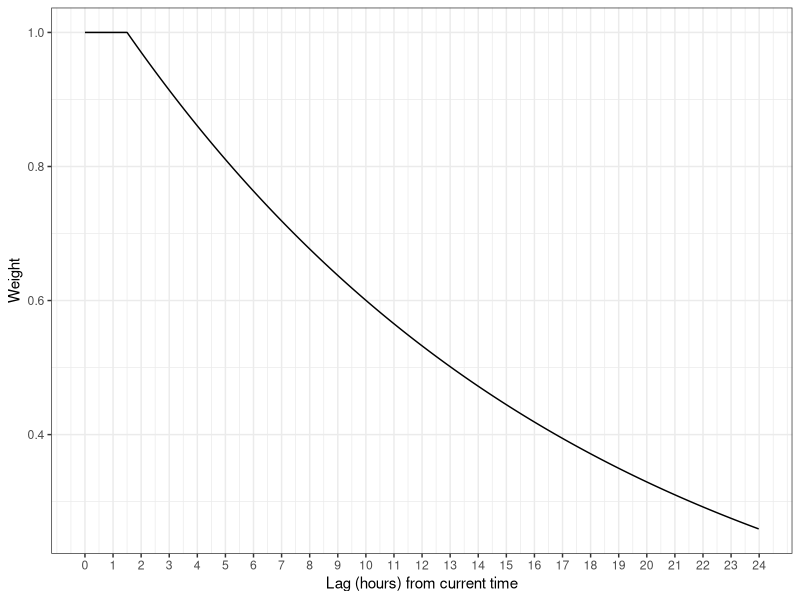
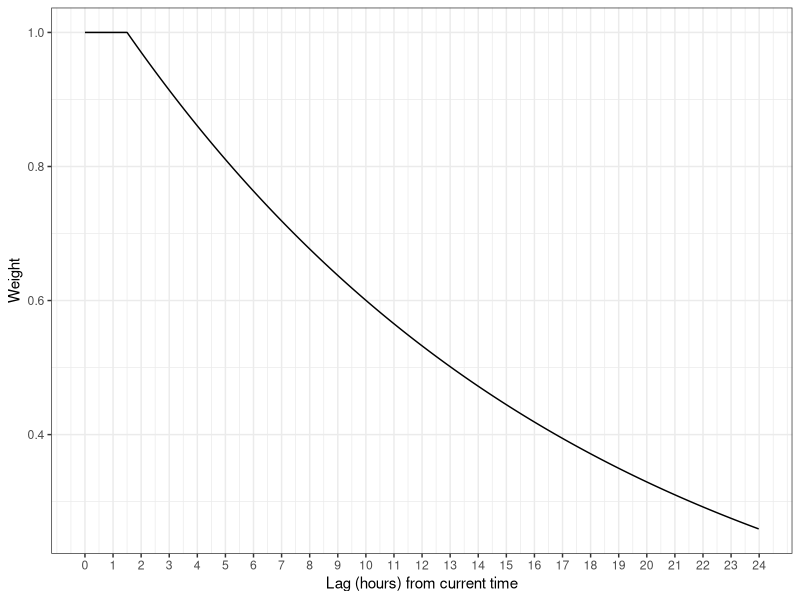
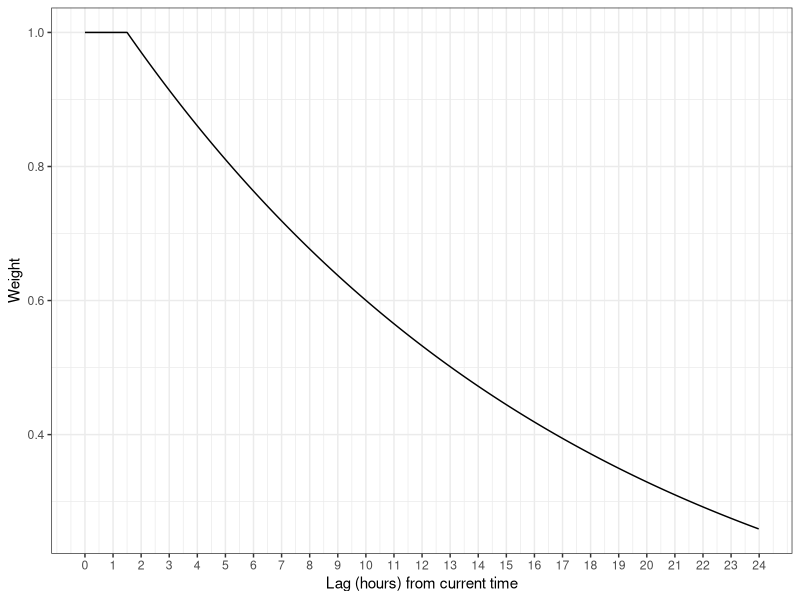

These figures' R source, in order:
library(ggplot2)
make_weights_plot <- function(weights_control, max_time = 240,
                              scale_x_breaks = c(0, 30, 60, 90, 120, 150, 180, 210, 240),
                              scale_x_labels = c(0, 30, "","","","", 180, "", 240),
                              xlab = "Lag (hours) from current time"){
  times <- seq(1:max_time)
  weights <- rep(1, length(times))
  if (!is.null(weights_control$window)) {
    window <- max(times) - weights_control$window
    weights <- weights * ifelse(times <= window, 0, 1)
  }
  if (!is.null(weights_control$rate_decay)) {
    lags <- max(times) - times
    if (!is.null(weights_control$delay_decay)) {
      lags_delayed <- lags - weights_control$delay_decay
      lags <- ifelse(lags_delayed < 0, 0, lags_delayed)
    }
    weights <- weights * (1 - weights_control$rate_decay)^lags
  }
  df <- data.frame(weights, time = abs(times-max_time))
  ggplot(data = df, aes(x=time, y=weights)) +
    geom_line() +
    theme_bw() +
    labs(x=xlab, y="Weight") +
    scale_x_continuous(breaks = scale_x_breaks, labels = scale_x_labels)
}
pdf("~/Combined-Super-Learner/MIMICIII/weights.pdf", width = 6, height = 4)
make_weights_plot(
  weights_control = list(window = NULL, delay_decay = 90, rate_decay = 0.001),
  max_time = 1440,
  scale_x_breaks = seq(from = 0, to = 1440, by = 60),
  scale_x_labels = seq(0:24)-1
)
dev.off()

make_weights_plot(
  weights_control = list(window = NULL, delay_decay = 90, rate_decay = 0.001),
  max_time = 1440,
  scale_x_breaks = seq(from = 0, to = 1440, by = 60),
  scale_x_labels = seq(0:24)-1
)
ggsave("~/Combined-Super-Learner/MIMICIII/weights.tiff", width=6, height=4, dpi=800)
